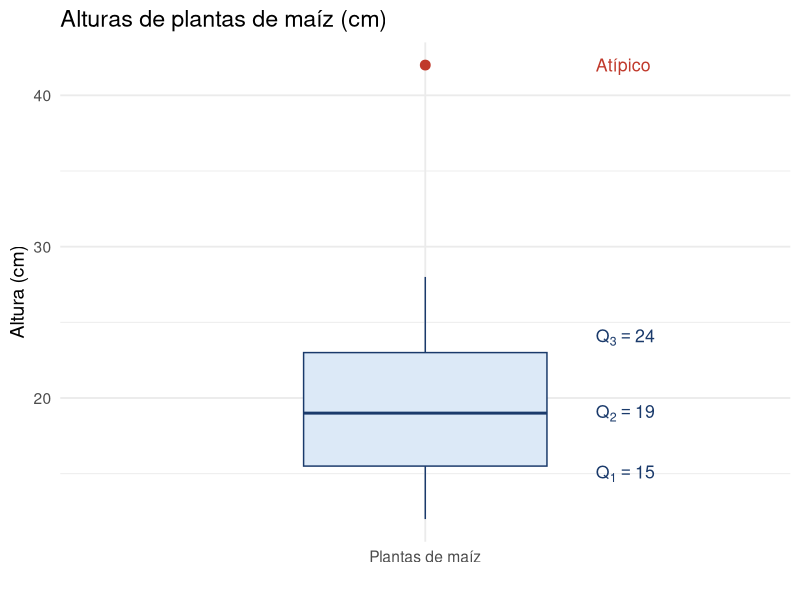

Write R code to recreate this figure.
## ---- chunk 1
#| echo: false
#| fig-align: center
#| fig-height: 4.5
library(ggplot2)

alturas <- c(12, 14, 15, 15, 16, 17, 18, 19, 20, 21, 22, 24, 25, 28, 42)
df <- data.frame(altura = alturas, grupo = "Plantas de maíz")

ggplot(df, aes(x = grupo, y = altura)) +
  geom_boxplot(
    fill     = "#dce9f7",
    color    = "#1a3a6b",
    width    = 0.4,
    outlier.color = "#c0392b",
    outlier.size  = 3
  ) +
  annotate("text", x = 1.28, y = 15,   label = expression(Q[1] == 15),  size = 4.5, color = "#1a3a6b", hjust = 0) +
  annotate("text", x = 1.28, y = 19,   label = expression(Q[2] == 19),  size = 4.5, color = "#1a3a6b", hjust = 0) +
  annotate("text", x = 1.28, y = 24,   label = expression(Q[3] == 24),  size = 4.5, color = "#1a3a6b", hjust = 0) +
  annotate("text", x = 1.28, y = 42,   label = "Atípico",               size = 4.5, color = "#c0392b", hjust = 0) +
  labs(title = "Alturas de plantas de maíz (cm)", x = "", y = "Altura (cm)") +
  theme_minimal(base_size = 14)
